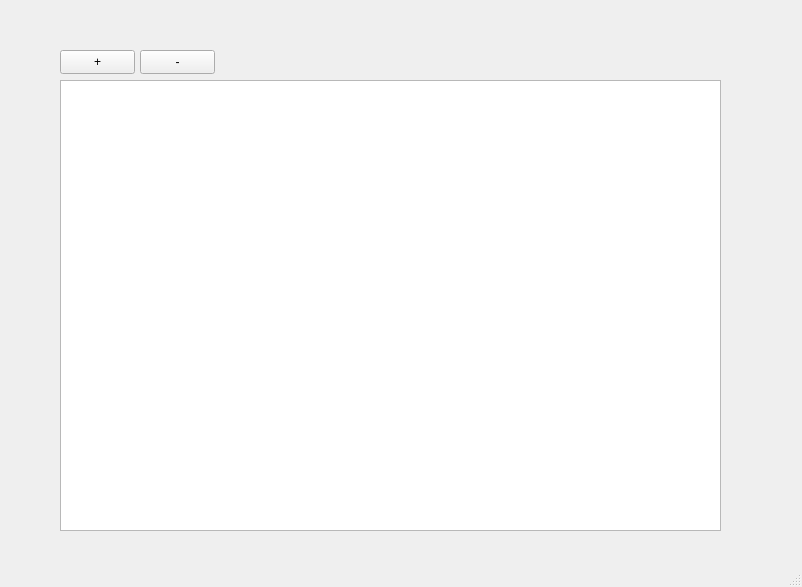
<?xml version="1.0" encoding="UTF-8"?>
<ui version="4.0">
 <class>MainWindow</class>
 <widget class="QMainWindow" name="MainWindow">
  <property name="geometry">
   <rect>
    <x>0</x>
    <y>0</y>
    <width>802</width>
    <height>587</height>
   </rect>
  </property>
  <property name="windowTitle">
   <string>MainWindow</string>
  </property>
  <widget class="QWidget" name="centralwidget">
   <widget class="QListWidget" name="listWidget">
    <property name="geometry">
     <rect>
      <x>60</x>
      <y>80</y>
      <width>661</width>
      <height>451</height>
     </rect>
    </property>
   </widget>
   <widget class="QPushButton" name="add_plugin_button">
    <property name="geometry">
     <rect>
      <x>60</x>
      <y>50</y>
      <width>75</width>
      <height>24</height>
     </rect>
    </property>
    <property name="text">
     <string>+</string>
    </property>
   </widget>
   <widget class="QPushButton" name="delete_plugin_button">
    <property name="geometry">
     <rect>
      <x>140</x>
      <y>50</y>
      <width>75</width>
      <height>24</height>
     </rect>
    </property>
    <property name="text">
     <string>-</string>
    </property>
   </widget>
  </widget>
  <widget class="QMenuBar" name="menubar">
   <property name="geometry">
    <rect>
     <x>0</x>
     <y>0</y>
     <width>802</width>
     <height>22</height>
    </rect>
   </property>
  </widget>
  <widget class="QStatusBar" name="statusbar"/>
 </widget>
 <resources/>
 <connections/>
</ui>
